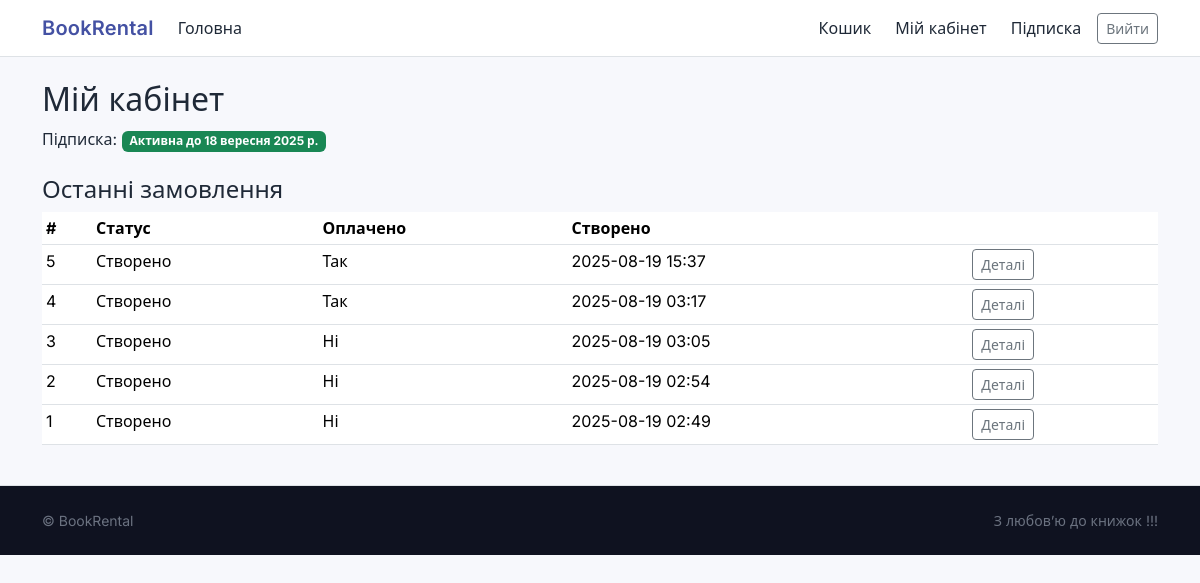
/accounts/profile/ (signed in), run on the app's committed database.
### accounts/models.py (models this page shows, shortened)
class Profile(models.Model):
    user = models.OneToOneField(User, on_delete=models.CASCADE, related_name="profile")
    subscription_active = models.BooleanField(default=False)
    subscription_until = models.DateField(null=True, blank=True)

### orders/models.py (models this page shows, shortened)
class Order(models.Model):
    user = models.ForeignKey(User, on_delete=models.CASCADE, related_name="orders")
    status = models.CharField(max_length=32, choices=OrderStatus.choices, default=OrderStatus.CREATED)
    paid = models.BooleanField(default=False)
    created_at = models.DateTimeField(auto_now_add=True)
    rental_until = models.DateField(null=True, blank=True)

### accounts/views.py (the view)
# urls.py: path("profile/", profile, name="profile"),
@login_required
def profile(request):
    orders = Order.objects.filter(user=request.user).order_by("-created_at")[:20]
    return render(request, "accounts/profile.html", {"orders": orders})

### templates/accounts/profile.html
{% extends "base.html" %}
{% block content %}
<h2>Мій кабінет</h2>
<p>Підписка:
  {% if request.user.profile.subscription_active %}
    <span class="badge text-bg-success">Активна до {{ request.user.profile.subscription_until }}</span>
  {% else %}
    <span class="badge text-bg-secondary">Не активна</span>
    <a href="{% url 'payments:subscribe' %}" class="btn btn-sm btn-outline-primary ms-2">Оформити</a>
  {% endif %}
</p>
<h4 class="mt-4">Останні замовлення</h4>
<table class="table table-sm">
  <thead><tr><th>#</th><th>Статус</th><th>Оплачено</th><th>Створено</th><th></th></tr></thead>
  <tbody>
  {% for o in orders %}
    <tr>
      <td>{{ o.id }}</td>
      <td>{{ o.get_status_display }}</td>
      <td>{% if o.paid %}Так{% else %}Ні{% endif %}</td>
      <td>{{ o.created_at|date:"Y-m-d H:i" }}</td>
      <td><a class="btn btn-sm btn-outline-secondary" href="{% url 'orders:detail' o.id %}">Деталі</a></td>
    </tr>
  {% empty %}
    <tr><td colspan="5">Замовлень ще немає.</td></tr>
  {% endfor %}
  </tbody>
</table>
{% endblock %}

### templates/base.html (shortened to what this page needs)
{% load static %}
<!doctype html>
<html lang="uk">
  <head>
    <link href="https://cdn.jsdelivr.net/npm/bootstrap@5.3.3/dist/css/bootstrap.min.css" rel="stylesheet">
    <link rel="stylesheet" href="{% static 'css/site.css' %}">
  </head>
  <body>
    <nav class="navbar navbar-expand-lg bg-white border-bottom sticky-top">
      <div class="container">
        <a class="navbar-brand fw-semibold" href="{% url 'core:home' %}">BookRental</a>
        <div id="nav" class="collapse navbar-collapse">
          <ul class="navbar-nav me-auto">
            <li class="nav-item"><a class="nav-link" href="{% url 'core:home' %}">Головна</a></li>
          </ul>
          <ul class="navbar-nav align-items-lg-center gap-lg-2">
            {% if user.is_authenticated %}
              <li class="nav-item"><a class="nav-link" href="{% url 'orders:cart' %}">Кошик</a></li>
              <li class="nav-item"><a class="nav-link" href="{% url 'accounts:profile' %}">Мій кабінет</a></li>
              <li class="nav-item"><a class="nav-link" href="{% url 'payments:subscribe' %}">Підписка</a></li>
              <li class="nav-item">
                <form method="post" action="{% url 'accounts:logout' %}" class="d-inline">
                  <button type="submit" class="btn btn-sm btn-outline-secondary">Вийти</button>
                </form>
              </li>
            {% else %}
              <li class="nav-item"><a class="nav-link" href="{% url 'accounts:login' %}">Вхід</a></li>
              <li class="nav-item"><a class="btn btn-sm btn-primary" href="{% url 'accounts:signup' %}">Реєстрація</a></li>
            {% endif %}
          </ul>
        </div>
      </div>
    </nav>
    <div class="toast-container position-fixed top-0 end-0 p-3">
    </div>
    <main class="py-4">
      <div class="container">
        {% block content %}{% endblock %}
      </div>
    </main>
    <footer class="border-top py-4">
      <div class="container small text-muted d-flex justify-content-between flex-wrap gap-2">
        <span>© {{ now|date:"Y" }} BookRental</span>
        <span>З любов’ю до книжок !!!</span>
      </div>
    </footer>
  </body>
</html>

### static/css/site.css (style rules this page uses)
:root { --brand: #4451a3; --brand-700: #37448a; --accent: #ff7a3d; --success: #2eb67d; --warning: #f2b415; --danger: #e14c4c; --ink: #1f2937; --muted: #6b7280; --bg: #f7f8fc; --surface: #ffffff; --border: #e9edf3; --br-radius: 14px; }
* { box-sizing: border-box; }
html,body { height: 100%; }
body { font-family: "Inter", system-ui, -apple-system, "Segoe UI", Roboto, "Helvetica Neue", Arial, "Apple Color Emoji", "Segoe UI Emoji"; color: var(--ink); background: var(--bg); }
a { color: var(--brand); text-decoration: none; }
.text-muted { color: var(--muted) !important; }
.navbar { background: var(--surface) !important; border-bottom: 2px solid rgba(68,81,163,.08); }
.navbar .navbar-brand { letter-spacing:.2px; color: var(--brand) !important; font-weight: 700; }
.navbar .nav-link { color: var(--ink); }
footer { background: #0f1220; color: #cbd5e1; }

### data on the page
Order: id "5", status "Створено", paid "Так", created_at "2025-08-19 15:37"
Order: id "4", status "Створено", paid "Так", created_at "2025-08-19 03:17"
Order: id "3", status "Створено", paid "Ні", created_at "2025-08-19 03:05"
Order: id "2", status "Створено", paid "Ні", created_at "2025-08-19 02:54"
Order: id "1", status "Створено", paid "Ні", created_at "2025-08-19 02:49"

### other printed values
{{ request.user.profile.subscription_until }} "18 вересня 2025 р."
